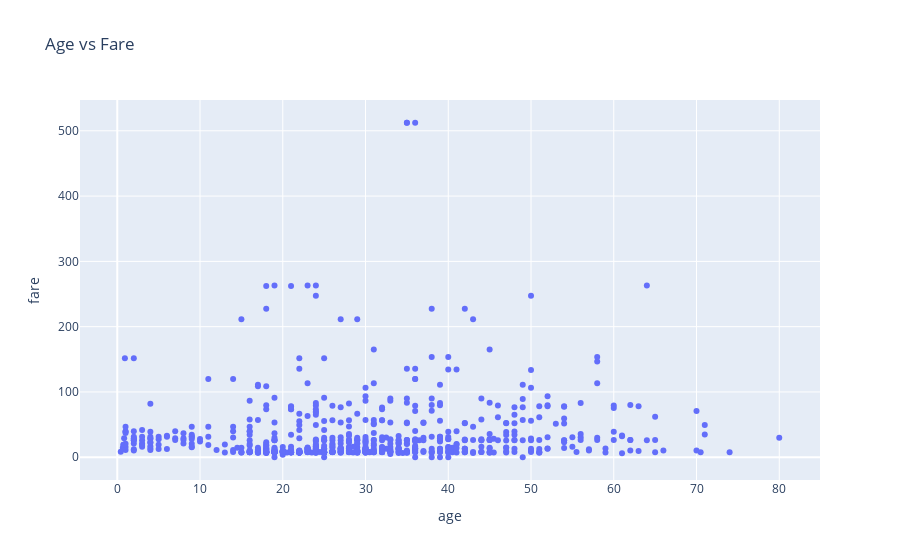

The notebook cell this image was saved under:
### Code cell
fig1=px.scatter(data, x='age',y='fare',title='Age vs Fare')
fig1.show()

### Figure 1 — Plotly figure (JSON) as saved in the notebook; plotly's stock layout.template omitted (floating-point values rounded to 4 significant figures; data arrays with more than 128 entries replaced by an {"elided": "..."} marker saying what was removed)
{"data": [{"hovertemplate": "age=%{x}<br>fare=%{y}<extra></extra>", "legendgroup": "", "marker": {"color": "#636efa", "symbol": "circle"}, "mode": "markers", "name": "", "orientation": "v", "showlegend": false, "type": "scatter", "x": {"elided": "891 float values"}, "xaxis": "x", "y": {"elided": "891 float values"}, "yaxis": "y"}], "layout": {"autosize": true, "legend": {"tracegroupgap": 0}, "title": {"text": "Age vs Fare"}, "xaxis": {"anchor": "y", "autorange": true, "domain": [0, 1], "range": [-4.567, 84.99], "title": {"text": "age"}, "type": "linear"}, "yaxis": {"anchor": "x", "autorange": true, "domain": [0, 1], "range": [-42.28, 554.6], "title": {"text": "fare"}, "type": "linear"}}}
